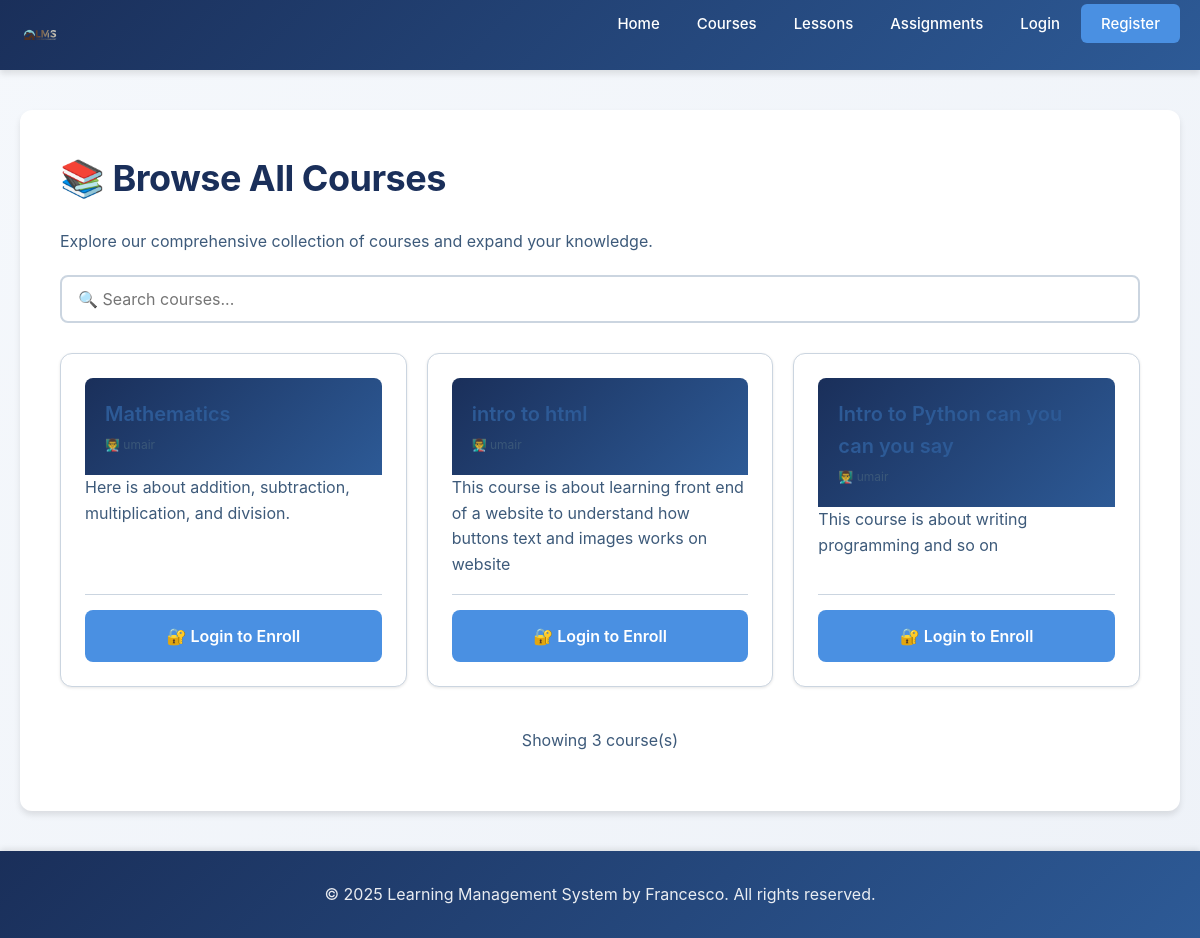
/course, run on an earlier commit of the app's database.
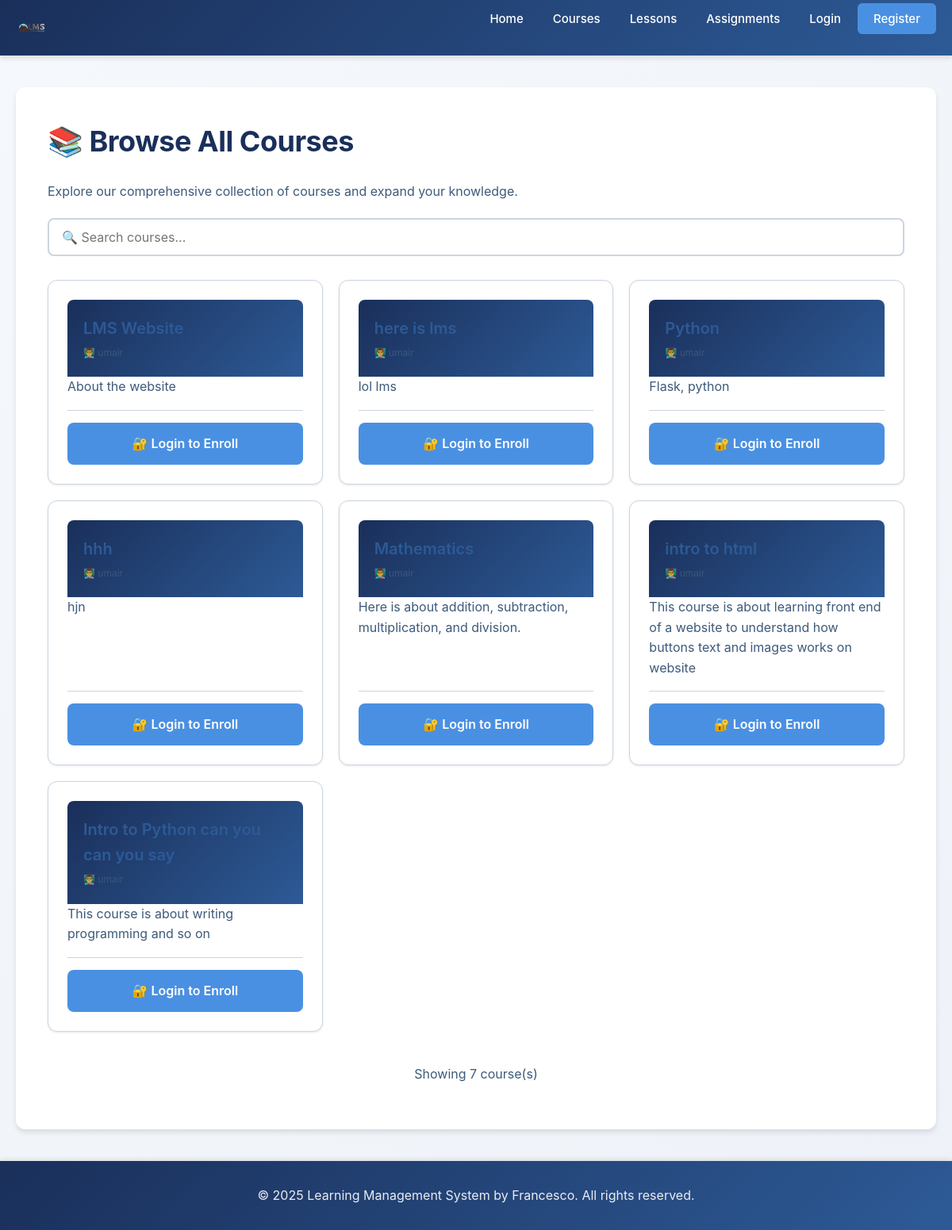
And on a later commit of the database.
### tables this page shows
CREATE TABLE courses (
            -- Unique identifier for each course
            id INTEGER PRIMARY KEY AUTOINCREMENT,
            -- Unique course ID number
            course_id INTEGER,
            -- Course title (must be unique)
            title TEXT NOT NULL UNIQUE,
            -- Description of what the course covers
            description TEXT,
            -- ID of the teacher who created this course
            teacher_id INTEGER,
            -- Timestamp when course was created
            created_at TIMESTAMP DEFAULT CURRENT_TIMESTAMP, course_type TEXT DEFAULT 'Self-Paced', duration TEXT DEFAULT 'Flexible', level TEXT DEFAULT 'Beginner',
            -- Foreign key linking to the teacher user
            FOREIGN KEY (teacher_id) REFERENCES users(id)
        );

CREATE TABLE users (
            -- Unique identifier for each user (auto-incrementing primary key)
            id INTEGER PRIMARY KEY AUTOINCREMENT,
            -- Username must be unique (no two users can have same username)
            username TEXT NOT NULL UNIQUE,
            -- Email must be unique (no two users can have same email)
            email TEXT NOT NULL UNIQUE,
            -- Password stored as hashed string (never plain text)
            password TEXT NOT NULL,
            -- Full name of the user
            full_name TEXT NOT NULL,
            -- User role: either 'student' or 'teacher'
            role TEXT NOT NULL DEFAULT 'student',
            -- Timestamp when account was created (automatic)
            created_at TIMESTAMP DEFAULT CURRENT_TIMESTAMP,
            -- Timestamp of last login
            last_login TIMESTAMP
        );

### app.py (the view, shortened to what this page needs)
@app.route("/course")
def course():
    enrolled_courses = []
    all_courses = []
    user_id = session.get('user_id')
    user_role = session.get('role')
    try:
        conn = get_db_connection()
        cursor = conn.cursor()
        cursor.execute("""
            SELECT c.id, c.title, c.description, c.course_id, u.full_name as teacher_name
            FROM courses c
            LEFT JOIN users u ON c.teacher_id = u.id
            ORDER BY c.id DESC
        """)
        all_courses = cursor.fetchall()
        conn.close()
    except sqlite3.OperationalError:
        pass
    return render_template('course.html',
                         all_courses=all_courses,
                         enrolled_courses=enrolled_courses,
                         is_logged_in=user_id is not None,
                         is_student=user_role == 'student')

### templates/course.html (shortened to what this page needs)
{% extends 'base.html' %}
{% block content %}
    {% if is_student and enrolled_courses %}
        <h1>📚 Your Enrolled Courses</h1>
        <p>Continue your learning journey with the courses you're already taking.</p>
        <div style="margin: 20px 0; display: flex; gap: 10px;">
            <button id="enrolledTab" class="btn btn-primary" style="cursor: pointer;">✓ Enrolled Courses ({{ enrolled_courses | length }})</button>
            <button id="allTab" class="btn btn-secondary" style="cursor: pointer;">📖 All Courses</button>
        </div>
        <div id="enrolledSection">
            <div style="display: grid; grid-template-columns: repeat(auto-fill, minmax(300px, 1fr)); gap: 20px; margin-top: 30px;">
                {% for course in enrolled_courses %}
                    <div class="card" style="display: flex; flex-direction: column; border-left: 5px solid var(--accent-blue);">
                        <div style="background: linear-gradient(135deg, var(--primary-navy), var(--primary-blue)); padding: 20px; color: white; border-radius: 8px 8px 0 0;">
                            <h3 style="margin: 0; font-size: 20px;">{{ course.title }}</h3>
                            <p style="margin: 5px 0 0 0; font-size: 12px; opacity: 0.9;">👨‍🏫 {{ course.teacher_name or 'Instructor' }}</p>
                        </div>
                        <div class="card-body" style="flex: 1; display: flex; flex-direction: column;">
                            <p style="color: var(--medium-text); line-height: 1.6;">{{ course.description or 'No description available.' }}</p>
                            <div style="margin: 15px 0; padding: 15px; background: var(--bg-light); border-radius: 6px;">
                                <small style="color: var(--medium-text);">📊 Progress: {{ course.progress or 0 }}%</small>
                                <div style="background: #ddd; border-radius: 4px; height: 8px; margin-top: 8px; overflow: hidden;">
                                    <div style="background: var(--accent-blue); height: 100%; transition: width 0.3s; --progress: {{ course.progress or 0 }}%; width: calc(var(--progress));"></div>
                                </div>
                            </div>
                            <p class="text-muted"><small>Enrolled: {{ course.enrolled_at or 'Recently' }}</small></p>
                            <div style="display: flex; gap: 10px; margin-top: auto; padding-top: 15px; border-top: 1px solid var(--border-color);">
                                <a href="{{ url_for('learn_course', course_id=course.id) }}" class="btn btn-primary" style="flex: 1; text-align: center;">
                                    📚 Continue Learning
                                </a>
                                <a href="{{ url_for('course') }}#allTab" class="btn btn-secondary" style="flex: 1; text-align: center;">
                                    📖 More Courses
                                </a>
                            </div>
                        </div>
                    </div>
                {% endfor %}
            </div>
        </div>
        <div id="allSection" style="display: none;">
            <h2 style="margin-top: 30px;">📖 All Available Courses</h2>
            <p>Expand your skills by enrolling in additional courses.</p>
            <div style="margin: 20px 0;">
                <input type="text" class="searchInput" placeholder="🔍 Search courses..." style="width: 100%; padding: 12px 16px; border: 2px solid var(--border-color); border-radius: 8px; font-size: 16px;">
            </div>
            <div style="display: grid; grid-template-columns: repeat(auto-fill, minmax(300px, 1fr)); gap: 20px; margin-top: 30px;">
                {% for course in all_courses %}
                    <div class="card course-card" style="display: flex; flex-direction: column;">
                        <div style="background: linear-gradient(135deg, var(--primary-navy), var(--primary-blue)); padding: 20px; color: white; border-radius: 8px 8px 0 0;">
                            <h3 style="margin: 0; font-size: 20px;">{{ course.title }}</h3>
                            <p style="margin: 5px 0 0 0; font-size: 12px; opacity: 0.9;">👨‍🏫 {{ course.teacher_name or 'Instructor' }}</p>
                        </div>
                        <div class="card-body" style="flex: 1; display: flex; flex-direction: column;">
                            <p style="color: var(--medium-text); line-height: 1.6;">{{ course.description or 'No description available.' }}</p>
                            <div style="margin-top: auto; padding-top: 15px; border-top: 1px solid var(--border-color);">
                                <div style="display: flex; gap: 10px;">
                                    <a href="{{ url_for('enroll_course', course_id=course.id) }}" class="btn btn-primary" style="flex: 1; text-align: center;">
                                        ➕ Enroll Now
                                    </a>
                                </div>
                            </div>
                        </div>
                    </div>
                {% endfor %}
            </div>
        </div>
    {% else %}
        <h1>📚 Browse All Courses</h1>
        <p>Explore our comprehensive collection of courses and expand your knowledge.</p>
        <div style="margin: 20px 0;">
            <input type="text" id="searchInput" placeholder="🔍 Search courses..." style="width: 100%; padding: 12px 16px; border: 2px solid var(--border-color); border-radius: 8px; font-size: 16px;">
        </div>
        {% if all_courses %}
            <div style="display: grid; grid-template-columns: repeat(auto-fill, minmax(300px, 1fr)); gap: 20px; margin-top: 30px;">
                {% for course in all_courses %}
                    <div class="card course-card" style="display: flex; flex-direction: column;">
                        <div style="background: linear-gradient(135deg, var(--primary-navy), var(--primary-blue)); padding: 20px; color: white; border-radius: 8px 8px 0 0;">
                            <h3 style="margin: 0; font-size: 20px;">{{ course.title }}</h3>
                            <p style="margin: 5px 0 0 0; font-size: 12px; opacity: 0.9;">👨‍🏫 {{ course.teacher_name or 'Instructor' }}</p>
                        </div>
                        <div class="card-body" style="flex: 1; display: flex; flex-direction: column;">
                            <p style="color: var(--medium-text); line-height: 1.6;">{{ course.description or 'No description available for this course.' }}</p>
                            <div style="margin-top: auto; padding-top: 15px; border-top: 1px solid var(--border-color);">
                                <div style="display: flex; gap: 10px;">
                                    {% if is_logged_in and is_student %}
                                        <a href="{{ url_for('enroll_course', course_id=course.id) }}" class="btn btn-primary" style="flex: 1; text-align: center;">
                                            ➕ Enroll Now
                                        </a>
                                    {% else %}
                                        <a href="{{ url_for('login') }}" class="btn btn-primary" style="flex: 1; text-align: center;">
                                            🔐 Login to Enroll
                                        </a>
                                    {% endif %}
                                </div>
                            </div>
                        </div>
                    </div>
                {% endfor %}
            </div>
            <div style="margin-top: 40px; text-align: center; color: var(--light-text);">
                <p>Showing {{ all_courses | length }} course(s)</p>
            </div>
        {% endif %}
    {% endif %}
{% endblock %}

### templates/base.html (shortened to what this page needs)
<!DOCTYPE html>
<html lang="en">
<head>
    <link rel="stylesheet" href="{{ url_for('static', filename='style.css') }}">
</head>
<body>
    <nav class="navbar">
        <div class="nav-container">
            <div class="nav-logo">
                <a href="{{ url_for('home') }}" style="display: flex; align-items: center; gap: 8px; text-decoration: none; color: white; font-weight: 600; font-size: 18px;">
                    <img src="{{ url_for('static', filename='images/download.svg') }}" alt="LMS Logo" style="width: 40px; height: 40px;">
                </a>
            </div>
            <ul class="nav-menu">
                <li class="nav-item">
                    <a href="{{ url_for('home') }}" class="nav-link">Home</a>
                </li>
                <li class="nav-item">
                    <a href="{{ url_for('course') }}" class="nav-link">Courses</a>
                </li>
                <li class="nav-item">
                    <a href="{{ url_for('lessons') }}" class="nav-link">Lessons</a>
                </li>
                <li class="nav-item">
                    <a href="{{ url_for('assignments') }}" class="nav-link">Assignments</a>
                </li>
                {% if session.get('user_id') %}
                    {% if session.get('role') == 'teacher' %}
                        <li class="nav-item">
                            <a href="{{ url_for('create_course') }}" class="nav-link" style="color: #4a90e2; font-weight: 600;">➕ Add Course</a>
                        </li>
                        <li class="nav-item">
                            <a href="{{ url_for('teacher_dashboard') }}#create-assignment" class="nav-link" style="color: #ffd166; font-weight: 600;">➕ Create Assignment</a>
                        </li>
                    {% else %}
                        <li class="nav-item">
                            <a href="{{ url_for('my_assignments') }}" class="nav-link" style="color: #4a90e2; font-weight: 600;">📋 My Assignments</a>
                        </li>
                    {% endif %}
                    <li class="nav-item">
                        <a href="{{ url_for('notifications') }}" class="nav-link" style="position: relative; display: flex; align-items: center; gap: 5px;">
                            🔔 Notifications
                            {% if session.get('role') == 'student' %}
                                <span id="unread-badge" style="display: none; background: #e74c3c; color: white; border-radius: 50%; width: 20px; height: 20px; font-size: 11px; font-weight: bold; display: flex; align-items: center; justify-content: center; margin-left: 3px;"></span>
                            {% endif %}
                        </a>
                    </li>
                    <li class="nav-item" style="margin-left: auto;">
                        <span class="nav-link" style="cursor: default; font-weight: 600;">
                            {% if session.get('role') == 'teacher' %}
                                👨‍🏫 {{ session.get('full_name') }} (Teacher)
                            {% else %}
                                👤 {{ session.get('full_name') }} (Student)
                            {% endif %}
                        </span>
                    </li>
                    <li class="nav-item">
                        <a href="{{ url_for('logout') }}" class="nav-link nav-link-btn">Logout</a>
                    </li>
                {% else %}
                    <li class="nav-item">
                        <a href="{{ url_for('login') }}" class="nav-link">Login</a>
                    </li>
                    <li class="nav-item">
                        <a href="{{ url_for('register') }}" class="nav-link nav-link-btn">Register</a>
                    </li>
                {% endif %}
            </ul>
        </div>
    </nav>
    <main class="main-content">
        <section class="content">
            {% block content %}{% endblock %}
        </section>
    </main>
    <footer class="footer">
        <div class="footer-container">
            <p>&copy; 2025 Learning Management System by Francesco. All rights reserved.</p>
        </div>
    </footer>
</body>
</html>

What changed in the data, as far as the page shows it:
added courses: title "LMS Website", full_name "umair", description "About the website"
added courses: title "here is lms", full_name "umair", description "lol lms"
added courses: title "Python", full_name "umair", description "Flask, python"
added courses: title "hhh", full_name "umair", description "hjn"
Also different on the page:
{{ all_courses | length }}: "3" → "7"
